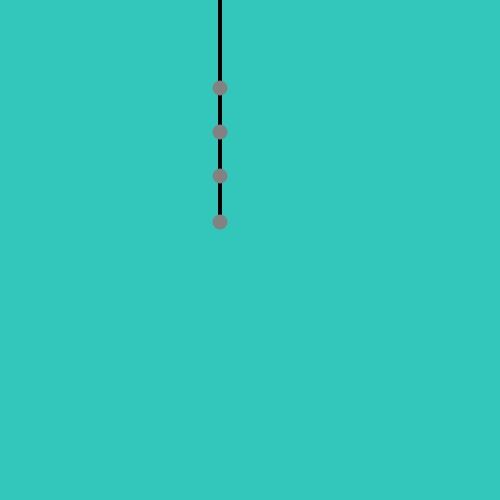
Frame 1 (no input)
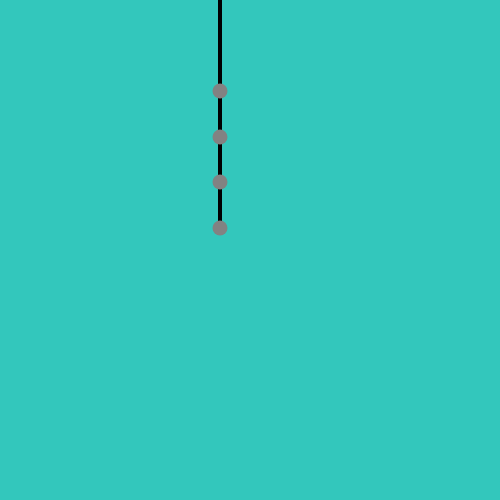
Frame 60 (no input)
Frame 120 (the mouse pressed at the canvas centre since frame 60): identical to frame 60, image omitted

The p5.js sketch that drew these frames (run headless with seeded random() and noise() and a simulated clock; from frame 60 on, the mouse is pressed at the canvas centre):

// p5.js sketch
// ── sketch.js
/*
  Author: Noah Breedy
  Description: A cool way to simulate ropes and softbodies
  I made this project origionally for my create task in apcsp and I say it turned out 
  pretty good and I cannot complain
  Finished 2/5/2022 @ 3:43 a.m.
*/
//For Light Switch
let points = [];
let sticks = [];
let run = true;
let mode = 0;
let renderSwitch = 1;
let gravity, wind, bound;
let selection = [false, null, null];
let slider;
let final = false;
let selectedPoint = null;
let dark = false;

function setup() {
  //createCanvas(window.innerWidth, window.innerHeight - window.innerHeight / 4);
  createCanvas(500, 500)
  textSize(20);
  angleMode(DEGREES);
  //slider = createSlider(1, 3, 1.5, 0.5);
  gravity = createVector(0, 1);
  wind = createVector(0, 0);
  bound = createVector(1, 0);
  makePuller() 
}

function draw() {
  if (dark){
    background("#AC85EB");
  } else {
  background("#33C7BC");
  }
  fill(255);
  Simulate();
}
function makePuller() {
  points.push(new Point(220, -10 ,points.length));
  points.push(new Point(220, 87 ,points.length));
  sticks.push(new Stick(points[0], points[1]));
  points.push(new Point(220, 131 ,points.length));
  sticks.push(new Stick(points[1], points[2]));
  points.push(new Point(220, 175 ,points.length));
  sticks.push(new Stick(points[2], points[3]));
  points.push(new Point(220, 221 ,points.length));
  sticks.push(new Stick(points[3], points[4]));
  for (let p in points){
    if(p==0){
      points[p].locked = true
    } else{
    points[p].locked = false
  }
  }
}

function mousePressed() {
    if (run) {
     if (selectedPoint == null) {
      let r = checkArea(mouseX, mouseY);
      if (!r[0]) {
        selectedPoint = r[1];
        wind.x = 0;
        wind.y = 0;
      }
    }
  } 
}

var lastClicked = null;
function mouseDragged() {
  if (run) {
    if (selectedPoint != null) {
      points[selectedPoint].pos.x = mouseX;
      points[selectedPoint].pos.y = mouseY;
      dark = !dark;
    }
  }
}

function mouseReleased() {
  selection = [false, null, null];
  wind.x = 0;
  wind.y = 0;
  selectedPoint = null;
}

function checkArea(x, y) {
  //dont make fun
  var i = 0;
  for (var p of points) {
    if (dist(p.pos.x, p.pos.y, x, y) <= 20) {
      return [false, i];
    }
    i++;
  }
  return [true];
}

//for two points
function getDistance(a, b) {
  return dist(a.x, a.y, b.x, b.y);
}

// ── Circle.js
function genCircle(x,y,r,steps=20,stable=true,chained=false){
  var meP = [];
  var meS = [];
  for(let i=0;i<361;i+=steps){
      var Px = (cos(i) * (r+20))  + x;
      var Py = (sin(i) * (r+20))  + y;
      meP.push(new Point(Px,Py,chained));
  }
  for(let i =0;i<meP.length;i++){
    meS.push(new Stick(meP[i],meP[(i+1)%meP.length]));
  }
  if(stable){
    for(let i=1;i<(meP.length/2);i++){
      meS.push(new Stick(meP[i],meP[(i+Math.ceil(meP.length/2))-1]));
    }
  }
  points = points.concat(meP);
  sticks = sticks.concat(meS);
}
// ── Cloth.js
function genCloth(w,h,chained=false){
  //DrawPoints
  for(var i =0;i<h;i++){ 
    for(var j=0;j<w;j++){
      x = (j * 25)+(width/2-((width/2)/4));
      y = (i * 25)+(height/2-((height/2)/2));
      points.push(new Point(x,y));
      if(i == 0){
        points[i*w+j].locked = true;
      }
      if(chained){
        points[i*w+j].locked = true;
      }
    }
  }
  //DrawLines Horizontal
  for(var i=0;i<points.length-1;i++){
     if((i+1)%w != 0){
       sticks.push(new Stick(points[i],points[i+1]));
     }
  }
  //DrawLines Vertical
  for(var i=0;i<points.length-1;i++){
    if(i<((w)*(h-1))){
      sticks.push(new Stick(points[i],points[i+w]));  
    }
  }
  final = true;
}
// ── Point.js
class Point{
  constructor(x,y,locked=false){
    this.pos = createVector(x,y);
    this.prevPos = createVector(x,y);
    this.locked = locked;
  }
  
  render(){
    push()
    noStroke();
    fill(130);
    if(this.locked) fill("#ff5f5c");
    circle(this.pos.x,this.pos.y,15)
    pop()
  }
}
// ── Rectangle.js
function genRect(x=150,y=100,w=100,h=w,stable=true,chained=false){
    var meP = [];
    var meS = [];
    meP.push(new Point(x,y,chained));
    meP.push(new Point(x+w,y,chained));
    meP.push(new Point(x+w,y+h,chained));
    meP.push(new Point(x,y+h,chained));
    for(var i =0;i<4;i++){
      sticks.push(new Stick(meP[i],meP[(i+1)%4]));
    }
    if(stable){
      meS.push(new Stick(meP[0],meP[2]));
      meS.push(new Stick(meP[1],meP[3]));
    }
    points = points.concat(meP);
    sticks = sticks.concat(meS);
}
// ── Simulate.js
function Simulate() {
  for (var s of sticks) {
    if (run) {
      for (var i = 0; i < 100; i++) {
        var direction = p5.Vector.sub(s.pointB.pos, s.pointA.pos);
        direction = direction.normalize();
        var delta_D = getDistance(s.pointA.pos, s.pointB.pos) - s.length;
        var dM = direction.mult(delta_D);
        dM = dM.div(2);
        if (!s.pointA.locked) {
          s.pointA.pos.add(dM);
        }
        if (!s.pointB.locked) {
          s.pointB.pos.sub(dM);
        }
      }
    }
  }

  for (var p of points) {
    if (!p.locked && run) {
      let posBefore = p.pos.copy();
      if (p.pos.y < height - 20) {
        //apply gravity
        p.pos.add(p5.Vector.sub(p.pos, p.prevPos));
        p.pos.add(gravity.mult(1).mult(pow(1, deltaTime)));
      } else if (p.pos.y > height - 1) {
        //apply reverse gravity
        p.pos.sub(p5.Vector.sub(p.pos, p.prevPos).mult(1));
        p.pos.sub(gravity.mult(1).mult(pow(1, deltaTime)));
        continue;
      }
      //add wind vector
      p.pos.add(wind.mult(1).mult(pow(1, deltaTime)));
      if (p.pos.x > width) {
        //apply bounding edge 1
        p.pos.sub(p5.Vector.sub(p.pos, p.prevPos).mult(1));
        p.pos.add(bound.mult(1).mult(pow(1, deltaTime)));
        continue;
      } else if (p.pos.x < 0) {
        p.pos.sub(p5.Vector.sub(p.pos, p.prevPos).mult(1));
        p.pos.add(bound.mult(1).mult(pow(1, deltaTime)));
        continue;
      }
      p.prevPos = posBefore;
    }
  }
  if (renderSwitch == 1 || !run) {
    for (var s of sticks) {
      s.render();
    }
    for (var p of points) {
      p.render();
    }
  }
  if (run && renderSwitch == 2) {
    push();
    noFill();
    var val = points.length % 4 == 0 && !final ? QUADS : LINES;
    var val2 = final ? 40 : 20;
    strokeWeight(val2);
    stroke(255);
    beginShape(val);
    for (let i = 0; i < points.length; i++) {
      stroke(points[i].pos.x, points[i].pos.y, i * 10);
      vertex(points[i].pos.x, points[i].pos.y);
    }
    endShape();
    pop();
  } else if (run && renderSwitch == 3) {
    push();
    noFill();
    stroke(255);
    beginShape();
    for (let i = 0; i < points.length; i++) {
      vertex(points[i].pos.x, points[i].pos.y);
    }
    endShape();
    pop();
  }
}
// ── Stick.js
class Stick{
  constructor(a,b){
    this.pointA = a;
    this.pointB = b;
    this.length = dist(this.pointA.pos.x,this.pointA.pos.y,this.pointB.pos.x,this.pointB.pos.y);
    this.off = 0;
  }
  //function setLineDash(list) {
  //  drawingContext.setLineDash(list);
  //}
  render(){
    push();
    stroke(0);
    strokeWeight(4);
   // setLineDash([5, 5]);
    
    line(this.pointA.pos.x,this.pointA.pos.y,this.pointB.pos.x+this.off,this.pointB.pos.y+this.off);
    pop();
  }
}
